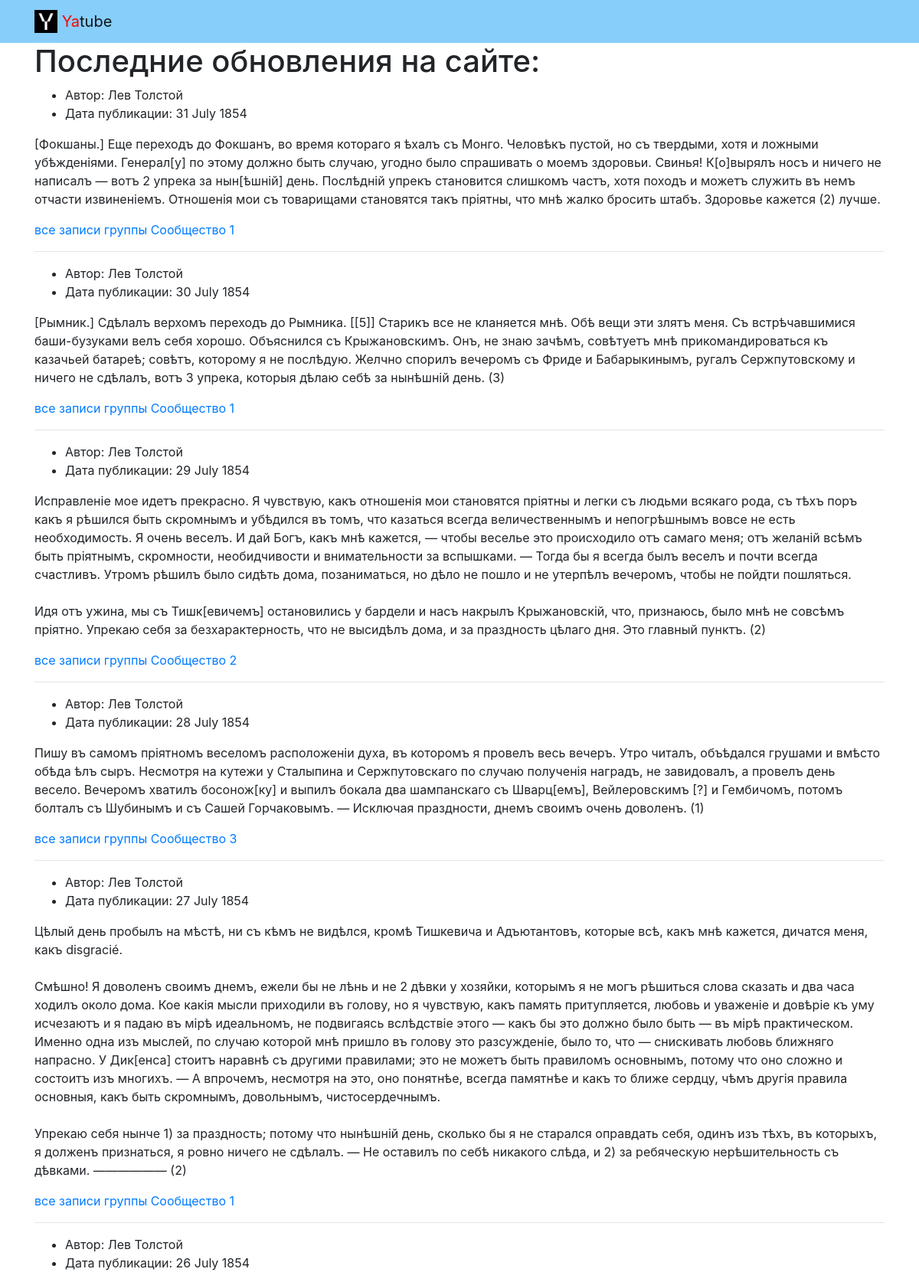
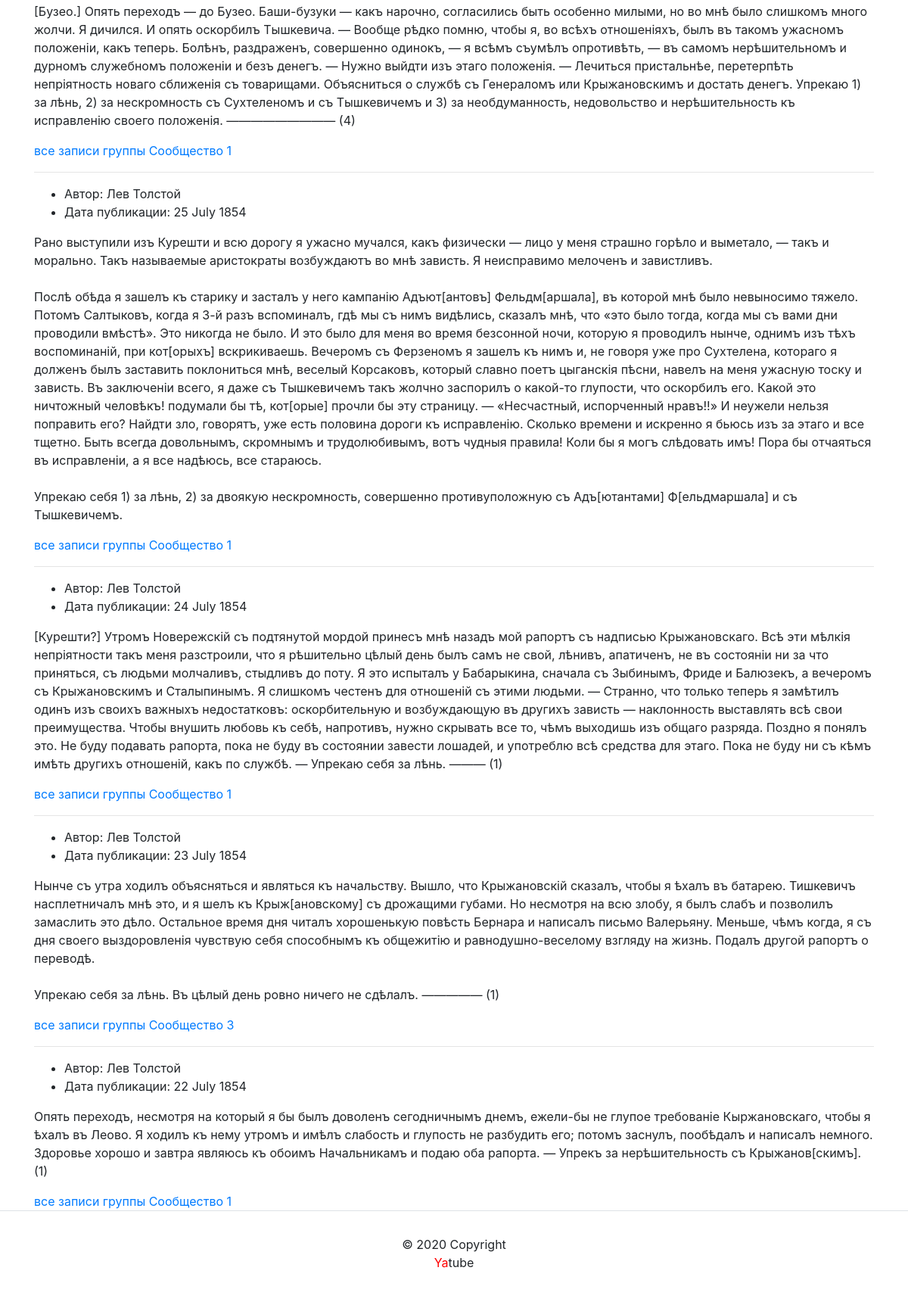
The page / on the database its author committed (2 pictures, top to bottom).
### posts/models.py (models this page shows, shortened)
class Post(models.Model):
    text = models.TextField()
    pub_date = models.DateTimeField(auto_now_add=True)
    author = models.ForeignKey(
        User,
        on_delete=models.CASCADE,
        related_name='posts'
    )
    group = models.ForeignKey(
        Group,
        on_delete=models.SET_NULL,
        blank=True,
        null=True,
        related_name='posts'
    )
    class Meta:
        ordering = ('-pub_date',)

class Group(models.Model):
    title = models.CharField(max_length=200)
    slug = models.SlugField(unique=True)
    description = models.TextField()

### posts/views.py (the view)
# urls.py: path('', views.index, name='index'),
def index(request):
    template = 'posts/index.html'
    posts = Post.objects.all()[:10]
    context = {'posts': posts}
    return render(request, template, {
        'posts': posts,
    })

### templates/posts/index.html (shortened to what this page needs)
{% extends 'base.html' %}
{% block main %}
  <h1>Последние обновления на сайте:</h1>
  {% for post in posts %}
    <ul>
      <li>Автор: {{ post.author.get_full_name }}</li>
      <li>Дата публикации: {{ post.pub_date|date:"d E Y" }}</li>
    </ul>
  <p>{{ post.text|linebreaksbr }}</p>
  {% if post.group %}
    <a href="{% url 'posts:group_list' post.group.slug %}">все записи группы {{ post.group.title }}</a>
  {% endif %}
  {% if not forloop.last %}<hr>{% endif %}
  {% endfor %}
{% endblock %}

### templates/base.html (shortened to what this page needs)
{% load static %}
<!DOCTYPE html>
<html lang="ru">
  <head>
    <link rel="stylesheet" href="{% static 'css/bootstrap.min.css' %}">
  </head>
  <body>
    <header>
      {% include 'includes/header.html' %}
    </header>
    <main>
      <div class="container">
        {% block main %}{% endblock %}
      </div>
    </main>
    <footer class="border-top text-center py-3">
      {% include 'includes/footer.html' %}
    </footer>
  </body>
</html>

### templates/includes/header.html
{% load static %}
<nav class="navbar navbar-light" style="background-color: lightskyblue">
  <div class="container">
    <a class="navbar-brand" href="{% url 'posts:index' %}">
      <img src="{% static 'img/logo.png' %}" width="30" height="30" class="d-inline-block align-top" alt="">
      <span style="color:red">Ya</span>tube
    </a>
  </div>
</nav>

### templates/includes/footer.html
<div class="footer-copyright text-center py-3">© 2020 Copyright
  <p><span style="color:red">Ya</span>tube</p>
</div>

### rows shown on the page
Post: author.get_full_name "Лев Толстой", pub_date "31 July 1854", text "[Фокшаны.] Еще переходъ до Фокшанъ, во время котораго я ѣхалъ съ Монго. Человѣкъ пустой, но съ твердыми, хотя и ложными убѣжденіями. Генерал[у] по этому должно быть случаю, угодно было спрашивать о моемъ здоровьи. Свинья! К[о]вырялъ носъ и ничего не написалъ — вотъ 2 упрека за нын[ѣшній] день. Послѣдній упрекъ становится слишкомъ частъ, хотя походъ и можетъ служить въ немъ отчасти извиненіемъ. Отношенія мои съ товарищами становятся такъ пріятны, что мнѣ жалко бросить штабъ. Здоровье кажется (2) лучше.", group "Сообщество 1"
Post: author.get_full_name "Лев Толстой", pub_date "30 July 1854", text "[Рымник.] Сдѣлалъ верхомъ переходъ до Рымника. [[5]] Старикъ все не кланяется мнѣ. Обѣ вещи эти злятъ меня. Съ встрѣчавшимися баши-бузуками велъ себя хорошо. Объяснился съ Крыжановскимъ. Онъ, не знаю зачѣмъ, совѣтуетъ мнѣ прикомандироваться къ казачьей батареѣ; совѣтъ, которому я не послѣдую. Желчно спорилъ вечеромъ съ Фриде и Бабарыкинымъ, ругалъ Сержпутовскому и ничего не сдѣлалъ, вотъ 3 упрека, которыя дѣлаю себѣ за нынѣшній день. (3)", group "Сообщество 1"
Post: author.get_full_name "Лев Толстой", pub_date "29 July 1854", text "Исправленіе мое идетъ прекрасно. Я чувствую, какъ отношенія мои становятся пріятны и легки съ людьми всякаго рода, съ тѣхъ поръ какъ я рѣшился быть скромнымъ и убѣдился въ томъ, что казаться всегда величественнымъ и непогрѣшнымъ вовсе не есть необходимость. Я очень веселъ. И дай Богъ, какъ мнѣ кажется, — чтобы веселье это происходило отъ самаго меня; отъ желаній всѣмъ быть пріятнымъ, скромности, необидчивости и внимательности за вспышками. — Тогда бы я всегда былъ веселъ и почти всегда счастливъ. Утромъ рѣшилъ было сидѣть дома, позаниматься, но дѣло не пошло и не утерпѣлъ вечеромъ, чтобы не пойдти пошляться. Идя отъ ужина, мы съ Тишк[евичемъ] остановились у бардели и насъ накрылъ…", group "Сообщество 2"
Post: author.get_full_name "Лев Толстой", pub_date "28 July 1854", text "Пишу въ самомъ пріятномъ веселомъ расположеніи духа, въ которомъ я провелъ весь вечеръ. Утро читалъ, объѣдался грушами и вмѣсто обѣда ѣлъ сыръ. Несмотря на кутежи у Сталыпина и Сержпутовскаго по случаю полученія наградъ, не завидовалъ, а провелъ день весело. Вечеромъ хватилъ босонож[ку] и выпилъ бокала два шампанскаго съ Шварц[емъ], Вейлеровскимъ [?] и Гембичомъ, потомъ болталъ съ Шубинымъ и съ Сашей Горчаковымъ. — Исключая праздности, днемъ своимъ очень доволенъ. (1)", group "Сообщество 3"
Post: author.get_full_name "Лев Толстой", pub_date "27 July 1854", text "Цѣлый день пробылъ на мѣстѣ, ни съ кѣмъ не видѣлся, кромѣ Тишкевича и Адъютантовъ, которые всѣ, какъ мнѣ кажется, дичатся меня, какъ disgracié. Смѣшно! Я доволенъ своимъ днемъ, ежели бы не лѣнь и не 2 дѣвки у хозяйки, которымъ я не могъ рѣшиться слова сказать и два часа ходилъ около дома. Кое какія мысли приходили въ голову, но я чувствую, какъ память притупляется, любовь и уваженіе и довѣріе къ уму исчезаютъ и я падаю въ мірѣ идеальномъ, не подвигаясь вслѣдствіе этого — какъ бы это должно было быть — въ мірѣ практическом. Именно одна изъ мыслей, по случаю которой мнѣ пришло въ голову это разсужденіе, было то, что — снискивать любовь ближняго напрасно. У Дик[енса] стоитъ наравнѣ съ другими…", group "Сообщество 1"
Post: author.get_full_name "Лев Толстой", pub_date "26 July 1854", text "[Бузео.] Опять переходъ — до Бузео. Баши-бузуки — какъ нарочно, согласились быть особенно милыми, но во мнѣ было слишкомъ много жолчи. Я дичился. И опять оскорбилъ Тышкевича. — Вообще рѣдко помню, чтобы я, во всѣхъ отношеніяхъ, былъ въ такомъ ужасномъ положеніи, какъ теперь. Болѣнъ, раздраженъ, совершенно одинокъ, — я всѣмъ съумѣлъ опротивѣть, — въ самомъ нерѣшительномъ и дурномъ служебномъ положеніи и безъ денегъ. — Нужно выйдти изъ этаго положенія. — Лечиться пристальнѣе, перетерпѣть непріятность новаго сближенія съ товарищами. Объясниться о службѣ съ Генераломъ или Крыжановскимъ и достать денегъ. Упрекаю 1) за лѣнь, 2) за нескромность съ Сухтеленомъ и съ Тышкевичемъ и 3) за…", group "Сообщество 1"
Post: author.get_full_name "Лев Толстой", pub_date "25 July 1854", text "Рано выступили изъ Курешти и всю дорогу я ужасно мучался, какъ физически — лицо у меня страшно горѣло и выметало, — такъ и морально. Такъ называемые аристократы возбуждаютъ во мнѣ зависть. Я неисправимо мелоченъ и завистливъ. Послѣ обѣда я зашелъ къ старику и засталъ у него кампанію Адъют[антовъ] Фельдм[аршала], въ которой мнѣ было невыносимо тяжело. Потомъ Салтыковъ, когда я 3-й разъ вспоминалъ, гдѣ мы съ нимъ видѣлись, сказалъ мнѣ, что «это было тогда, когда мы съ вами дни проводили вмѣстѣ». Это никогда не было. И это было для меня во время безсонной ночи, которую я проводилъ нынче, однимъ изъ тѣхъ воспоминаній, при кот[орыхъ] вскрикиваешь. Вечеромъ съ Ферзеномъ я зашелъ къ нимъ и, не…", group "Сообщество 1"
Post: author.get_full_name "Лев Толстой", pub_date "24 July 1854", text "[Курешти?] Утромъ Новережскій съ подтянутой мордой принесъ мнѣ назадъ мой рапортъ съ надписью Крыжановскаго. Всѣ эти мѣлкія непріятности такъ меня разстроили, что я рѣшительно цѣлый день былъ самъ не свой, лѣнивъ, апатиченъ, не въ состояніи ни за что приняться, съ людьми молчаливъ, стыдливъ до поту. Я это испыталъ у Бабарыкина, сначала съ Зыбинымъ, Фриде и Балюзекъ, а вечеромъ съ Крыжановскимъ и Сталыпинымъ. Я слишкомъ честенъ для отношеній съ этими людьми. — Странно, что только теперь я замѣтилъ одинъ изъ своихъ важныхъ недостатковъ: оскорбительную и возбуждающую въ другихъ зависть — наклонность выставлять всѣ свои преимущества. Чтобы внушить любовь къ себѣ, напротивъ, нужно скрывать все…", group "Сообщество 1"
Post: author.get_full_name "Лев Толстой", pub_date "23 July 1854", text "Нынче съ утра ходилъ объясняться и являться къ начальству. Вышло, что Крыжановскій сказалъ, чтобы я ѣхалъ въ батарею. Тишкевичъ насплетничалъ мнѣ это, и я шелъ къ Крыж[ановскому] съ дрожащими губами. Но несмотря на всю злобу, я былъ слабъ и позволилъ замаслить это дѣло. Остальное время дня читалъ хорошенькую повѣсть Бернара и написалъ письмо Валерьяну. Меньше, чѣмъ когда, я съ дня своего выздоровленія чувствую себя способнымъ къ общежитію и равнодушно-веселому взгляду на жизнь. Подалъ другой рапортъ о переводѣ. Упрекаю себя за лѣнь. Въ цѣлый день ровно ничего не сдѣлалъ. ————— (1)", group "Сообщество 3"
Post: author.get_full_name "Лев Толстой", pub_date "22 July 1854", text "Опять переходъ, несмотря на который я бы былъ доволенъ сегодничнымъ днемъ, ежели-бы не глупое требованіе Кыржановскаго, чтобы я ѣхалъ въ Леово. Я ходилъ къ нему утромъ и имѣлъ слабость и глупость не разбудить его; потомъ заснулъ, пообѣдалъ и написалъ немного. Здоровье хорошо и завтра являюсь къ обоимъ Начальникамъ и подаю оба рапорта. — Упрекъ за нерѣшительность съ Крыжанов[скимъ]. (1)", group "Сообщество 1"
